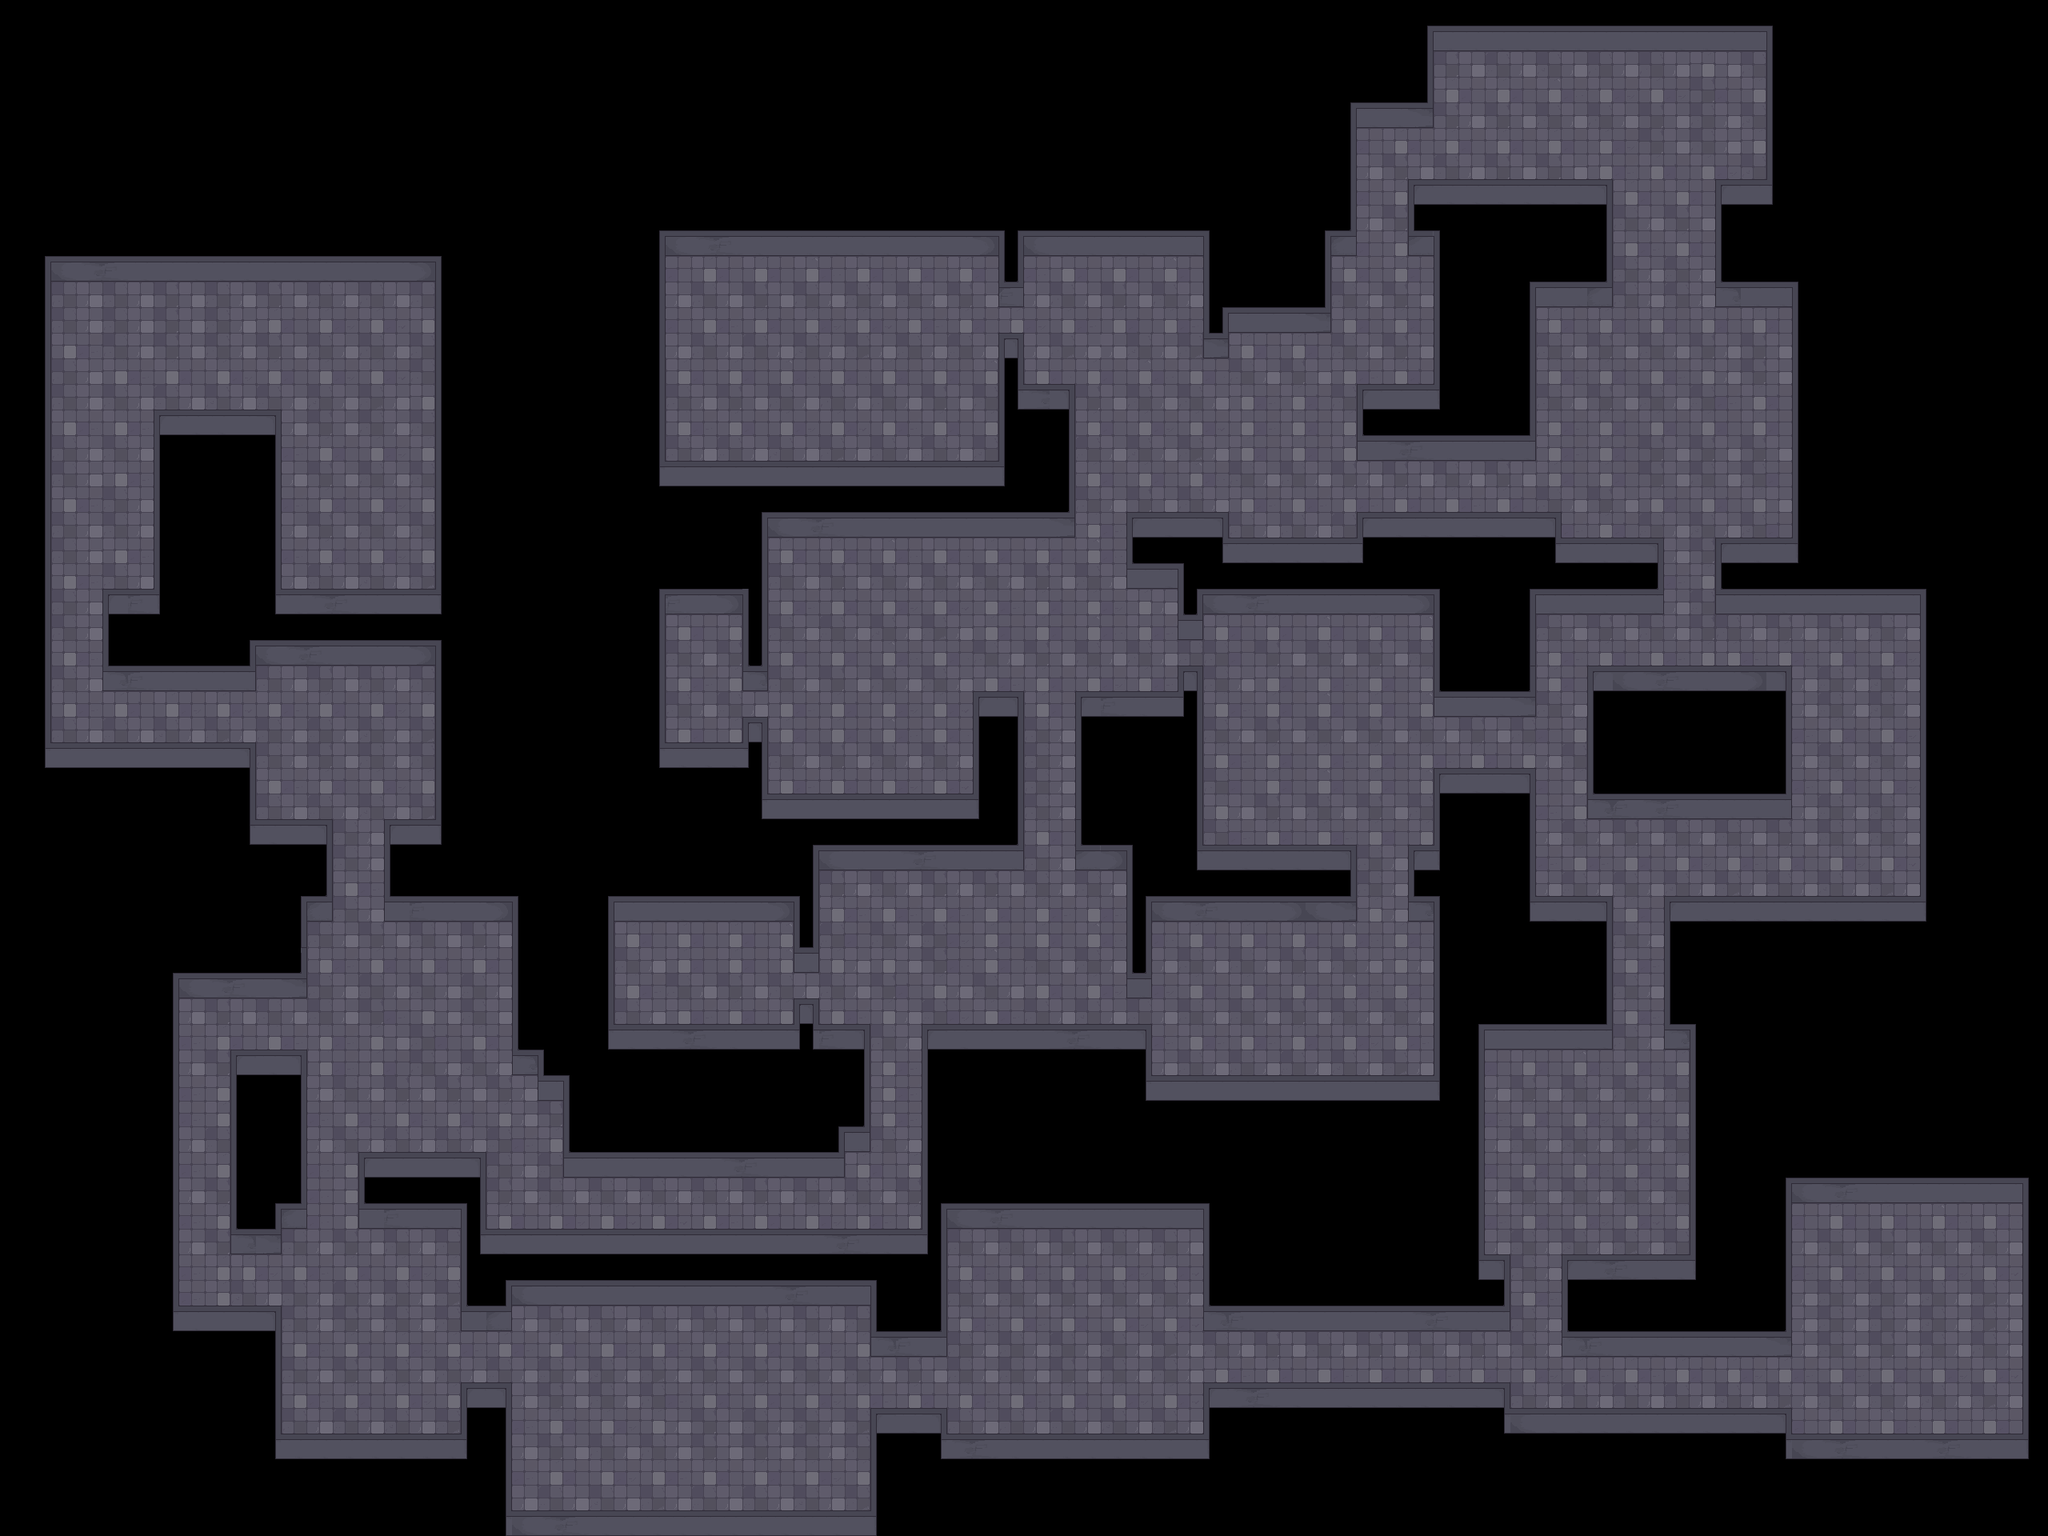

A level layout from a 2D game, rendered from its tile map. Below: a short description, then the map file with tile-grid data replaced by summaries:
An orthogonal 80x60 tile map with 32x32 px tiles, 2 tile layers (suelo, pared) and 95 objects (22x Letus, 22x Bob, 13x Crac, 10x horizontalDoor, 9x verticalDoor, ...).

<map version="1.10" tiledversion="1.11.0" orientation="orthogonal" renderorder="left-up" width="80" height="60" tilewidth="32" tileheight="32" infinite="0" nextlayerid="15" nextobjectid="291">
 <editorsettings>
  <export target="mapa_1.json" format="json" />
 </editorsettings>
 <tileset firstgid="1" name="mapTiles" tilewidth="32" tileheight="32" tilecount="256" columns="16">
  <image source="map_tiles.png" width="512" height="512" />
  <tile id="0">
   <properties>
    <property name="collides" type="bool" value="true" />
   </properties>
  </tile>
  <tile id="1">
   <properties>
    <property name="collides" type="bool" value="true" />
   </properties>
  </tile>
  <tile id="2">
   <properties>
    <property name="collides" type="bool" value="true" />
   </properties>
  </tile>
  <tile id="3">
   <properties>
    <property name="collides" type="bool" value="true" />
   </properties>
  </tile>
  <tile id="4">
   <properties>
    <property name="collides" type="bool" value="true" />
   </properties>
  </tile>
  <tile id="5">
   <properties>
    <property name="collides" type="bool" value="true" />
   </properties>
  </tile>
  <tile id="8">
   <properties>
    <property name="collides" type="bool" value="true" />
   </properties>
  </tile>
  <tile id="9">
   <properties>
    <property name="collides" type="bool" value="true" />
   </properties>
  </tile>
  <tile id="10">
   <properties>
    <property name="collides" type="bool" value="true" />
   </properties>
  </tile>
  <tile id="11">
   <properties>
    <property name="collides" type="bool" value="true" />
   </properties>
  </tile>
  <tile id="16">
   <properties>
    <property name="collides" type="bool" value="true" />
   </properties>
  </tile>
  <tile id="21">
   <properties>
    <property name="collides" type="bool" value="true" />
   </properties>
  </tile>
  <tile id="22">
   <properties>
    <property name="collides" type="bool" value="true" />
   </properties>
  </tile>
  <tile id="24">
   <properties>
    <property name="collides" type="bool" value="true" />
   </properties>
  </tile>
  <tile id="25">
   <properties>
    <property name="collides" type="bool" value="true" />
   </properties>
  </tile>
  <tile id="26">
   <properties>
    <property name="collides" type="bool" value="true" />
   </properties>
  </tile>
  <tile id="27">
   <properties>
    <property name="collides" type="bool" value="true" />
   </properties>
  </tile>
  <tile id="28">
   <properties>
    <property name="collides" type="bool" value="true" />
   </properties>
  </tile>
  <tile id="29">
   <properties>
    <property name="collides" type="bool" value="true" />
   </properties>
  </tile>
  <tile id="30">
   <properties>
    <property name="collides" type="bool" value="true" />
   </properties>
  </tile>
  <tile id="32">
   <properties>
    <property name="collides" type="bool" value="true" />
   </properties>
  </tile>
  <tile id="33">
   <properties>
    <property name="collides" type="bool" value="true" />
   </properties>
  </tile>
  <tile id="34">
   <properties>
    <property name="collides" type="bool" value="true" />
   </properties>
  </tile>
  <tile id="35">
   <properties>
    <property name="collides" type="bool" value="true" />
   </properties>
  </tile>
  <tile id="36">
   <properties>
    <property name="collides" type="bool" value="true" />
   </properties>
  </tile>
  <tile id="37">
   <properties>
    <property name="collides" type="bool" value="true" />
   </properties>
  </tile>
  <tile id="38">
   <properties>
    <property name="collides" type="bool" value="true" />
   </properties>
  </tile>
  <tile id="40">
   <properties>
    <property name="collides" type="bool" value="true" />
   </properties>
  </tile>
  <tile id="41">
   <properties>
    <property name="collides" type="bool" value="true" />
   </properties>
  </tile>
  <tile id="42">
   <properties>
    <property name="collides" type="bool" value="true" />
   </properties>
  </tile>
  <tile id="43">
   <properties>
    <property name="collides" type="bool" value="true" />
   </properties>
  </tile>
  <tile id="44">
   <properties>
    <property name="collides" type="bool" value="true" />
   </properties>
  </tile>
  <tile id="45">
   <properties>
    <property name="collides" type="bool" value="true" />
   </properties>
  </tile>
  <tile id="46">
   <properties>
    <property name="collides" type="bool" value="true" />
   </properties>
  </tile>
  <tile id="48">
   <properties>
    <property name="collides" type="bool" value="true" />
   </properties>
  </tile>
  <tile id="49">
   <properties>
    <property name="collides" type="bool" value="true" />
   </properties>
  </tile>
  <tile id="50">
   <properties>
    <property name="collides" type="bool" value="true" />
   </properties>
  </tile>
  <tile id="51">
   <properties>
    <property name="collides" type="bool" value="true" />
   </properties>
  </tile>
  <tile id="52">
   <properties>
    <property name="collides" type="bool" value="true" />
   </properties>
  </tile>
  <tile id="53">
   <properties>
    <property name="collides" type="bool" value="true" />
   </properties>
  </tile>
  <tile id="54">
   <properties>
    <property name="collides" type="bool" value="true" />
   </properties>
  </tile>
  <tile id="56">
   <properties>
    <property name="collides" type="bool" value="true" />
   </properties>
  </tile>
  <tile id="57">
   <properties>
    <property name="collides" type="bool" value="true" />
   </properties>
  </tile>
  <tile id="58">
   <properties>
    <property name="collides" type="bool" value="true" />
   </properties>
  </tile>
  <tile id="59">
   <properties>
    <property name="collides" type="bool" value="true" />
   </properties>
  </tile>
  <tile id="60">
   <properties>
    <property name="collides" type="bool" value="true" />
   </properties>
  </tile>
  <tile id="61">
   <properties>
    <property name="collides" type="bool" value="true" />
   </properties>
  </tile>
  <tile id="62">
   <properties>
    <property name="collides" type="bool" value="true" />
   </properties>
  </tile>
  <tile id="64">
   <properties>
    <property name="collides" type="bool" value="true" />
   </properties>
  </tile>
  <tile id="65">
   <properties>
    <property name="collides" type="bool" value="true" />
   </properties>
  </tile>
  <tile id="66">
   <properties>
    <property name="collides" type="bool" value="true" />
   </properties>
  </tile>
  <tile id="67">
   <properties>
    <property name="collides" type="bool" value="true" />
   </properties>
  </tile>
  <tile id="68">
   <properties>
    <property name="collides" type="bool" value="true" />
   </properties>
  </tile>
  <tile id="69">
   <properties>
    <property name="collides" type="bool" value="true" />
   </properties>
  </tile>
  <tile id="70">
   <properties>
    <property name="collides" type="bool" value="true" />
   </properties>
  </tile>
  <tile id="72">
   <properties>
    <property name="collides" type="bool" value="true" />
   </properties>
  </tile>
  <tile id="73">
   <properties>
    <property name="collides" type="bool" value="true" />
   </properties>
  </tile>
  <tile id="74">
   <properties>
    <property name="collides" type="bool" value="true" />
   </properties>
  </tile>
  <tile id="75">
   <properties>
    <property name="collides" type="bool" value="true" />
   </properties>
  </tile>
  <tile id="76">
   <properties>
    <property name="collides" type="bool" value="true" />
   </properties>
  </tile>
  <tile id="77">
   <properties>
    <property name="collides" type="bool" value="true" />
   </properties>
  </tile>
  <tile id="78">
   <properties>
    <property name="collides" type="bool" value="true" />
   </properties>
  </tile>
  <tile id="80">
   <properties>
    <property name="collides" type="bool" value="true" />
   </properties>
  </tile>
  <tile id="81">
   <properties>
    <property name="collides" type="bool" value="true" />
   </properties>
  </tile>
  <tile id="82">
   <properties>
    <property name="collides" type="bool" value="true" />
   </properties>
  </tile>
  <tile id="83">
   <properties>
    <property name="collides" type="bool" value="true" />
   </properties>
  </tile>
  <tile id="84">
   <properties>
    <property name="collides" type="bool" value="true" />
   </properties>
  </tile>
  <tile id="85">
   <properties>
    <property name="collides" type="bool" value="true" />
   </properties>
  </tile>
  <tile id="86">
   <properties>
    <property name="collides" type="bool" value="true" />
   </properties>
  </tile>
  <tile id="90">
   <properties>
    <property name="collides" type="bool" value="true" />
   </properties>
  </tile>
  <tile id="91">
   <properties>
    <property name="collides" type="bool" value="true" />
   </properties>
  </tile>
  <tile id="92">
   <properties>
    <property name="collides" type="bool" value="true" />
   </properties>
  </tile>
  <tile id="93">
   <properties>
    <property name="collides" type="bool" value="true" />
   </properties>
  </tile>
  <tile id="94">
   <properties>
    <property name="collides" type="bool" value="true" />
   </properties>
  </tile>
  <tile id="104">
   <properties>
    <property name="collides" type="bool" value="true" />
   </properties>
  </tile>
  <tile id="105">
   <properties>
    <property name="collides" type="bool" value="true" />
   </properties>
  </tile>
  <tile id="106">
   <properties>
    <property name="collides" type="bool" value="true" />
   </properties>
  </tile>
  <tile id="107">
   <properties>
    <property name="collides" type="bool" value="true" />
   </properties>
  </tile>
  <tile id="108">
   <properties>
    <property name="collides" type="bool" value="true" />
   </properties>
  </tile>
  <tile id="109">
   <properties>
    <property name="collides" type="bool" value="true" />
   </properties>
  </tile>
  <tile id="110">
   <properties>
    <property name="collides" type="bool" value="true" />
   </properties>
  </tile>
  <tile id="120">
   <properties>
    <property name="collides" type="bool" value="true" />
   </properties>
  </tile>
  <tile id="121">
   <properties>
    <property name="collides" type="bool" value="true" />
   </properties>
  </tile>
  <tile id="122">
   <properties>
    <property name="collides" type="bool" value="true" />
   </properties>
  </tile>
  <tile id="123">
   <properties>
    <property name="collides" type="bool" value="true" />
   </properties>
  </tile>
  <tile id="124">
   <properties>
    <property name="collides" type="bool" value="true" />
   </properties>
  </tile>
  <tile id="125">
   <properties>
    <property name="collides" type="bool" value="true" />
   </properties>
  </tile>
  <tile id="126">
   <properties>
    <property name="collides" type="bool" value="true" />
   </properties>
  </tile>
  <tile id="136">
   <properties>
    <property name="collides" type="bool" value="true" />
   </properties>
  </tile>
  <tile id="137">
   <properties>
    <property name="collides" type="bool" value="true" />
   </properties>
  </tile>
  <tile id="138">
   <properties>
    <property name="collides" type="bool" value="true" />
   </properties>
  </tile>
  <tile id="139">
   <properties>
    <property name="collides" type="bool" value="true" />
   </properties>
  </tile>
  <tile id="140">
   <properties>
    <property name="collides" type="bool" value="true" />
   </properties>
  </tile>
  <tile id="141">
   <properties>
    <property name="collides" type="bool" value="true" />
   </properties>
  </tile>
  <tile id="142">
   <properties>
    <property name="collides" type="bool" value="true" />
   </properties>
  </tile>
  <tile id="152">
   <properties>
    <property name="collides" type="bool" value="true" />
   </properties>
  </tile>
  <tile id="160">
   <properties>
    <property name="collides" type="bool" value="true" />
   </properties>
  </tile>
  <tile id="161">
   <properties>
    <property name="collides" type="bool" value="true" />
   </properties>
  </tile>
  <tile id="162">
   <properties>
    <property name="collides" type="bool" value="true" />
   </properties>
  </tile>
  <tile id="163">
   <properties>
    <property name="collides" type="bool" value="true" />
   </properties>
  </tile>
  <tile id="164">
   <properties>
    <property name="collides" type="bool" value="true" />
   </properties>
  </tile>
  <tile id="165">
   <properties>
    <property name="collides" type="bool" value="true" />
   </properties>
  </tile>
  <tile id="166">
   <properties>
    <property name="collides" type="bool" value="true" />
   </properties>
  </tile>
  <tile id="167">
   <properties>
    <property name="collides" type="bool" value="true" />
   </properties>
  </tile>
  <tile id="168">
   <properties>
    <property name="collides" type="bool" value="true" />
   </properties>
  </tile>
  <tile id="169">
   <properties>
    <property name="collides" type="bool" value="true" />
   </properties>
  </tile>
  <tile id="170">
   <properties>
    <property name="collides" type="bool" value="true" />
   </properties>
  </tile>
  <tile id="171">
   <properties>
    <property name="collides" type="bool" value="true" />
   </properties>
  </tile>
  <tile id="172">
   <properties>
    <property name="collides" type="bool" value="true" />
   </properties>
  </tile>
  <tile id="176">
   <properties>
    <property name="collides" type="bool" value="true" />
   </properties>
  </tile>
  <tile id="177">
   <properties>
    <property name="collides" type="bool" value="true" />
   </properties>
  </tile>
  <tile id="178">
   <properties>
    <property name="collides" type="bool" value="true" />
   </properties>
  </tile>
  <tile id="179">
   <properties>
    <property name="collides" type="bool" value="true" />
   </properties>
  </tile>
  <tile id="180">
   <properties>
    <property name="collides" type="bool" value="true" />
   </properties>
  </tile>
  <tile id="181">
   <properties>
    <property name="collides" type="bool" value="true" />
   </properties>
  </tile>
  <tile id="182">
   <properties>
    <property name="collides" type="bool" value="true" />
   </properties>
  </tile>
  <tile id="183">
   <properties>
    <property name="collides" type="bool" value="true" />
   </properties>
  </tile>
  <tile id="184">
   <properties>
    <property name="collides" type="bool" value="true" />
   </properties>
  </tile>
  <tile id="192">
   <properties>
    <property name="collides" type="bool" value="true" />
   </properties>
  </tile>
  <tile id="193">
   <properties>
    <property name="collides" type="bool" value="true" />
   </properties>
  </tile>
  <tile id="194">
   <properties>
    <property name="collides" type="bool" value="true" />
   </properties>
  </tile>
  <tile id="195">
   <properties>
    <property name="collides" type="bool" value="true" />
   </properties>
  </tile>
  <tile id="196">
   <properties>
    <property name="collides" type="bool" value="true" />
   </properties>
  </tile>
  <tile id="197">
   <properties>
    <property name="collides" type="bool" value="true" />
   </properties>
  </tile>
  <tile id="198">
   <properties>
    <property name="collides" type="bool" value="true" />
   </properties>
  </tile>
  <tile id="199">
   <properties>
    <property name="collides" type="bool" value="true" />
   </properties>
  </tile>
  <tile id="200">
   <properties>
    <property name="collides" type="bool" value="true" />
   </properties>
  </tile>
 </tileset>
 <layer id="1" name="suelo" width="80" height="60">
  <data>[4800 cells, 1905 non-empty, 32 distinct tile ids]</data>
 </layer>
 <layer id="3" name="pared" width="80" height="60">
  <properties>
   <property name="collides" type="bool" value="true" />
  </properties>
  <data>[4800 cells, 929 non-empty, 48 distinct tile ids]</data>
 </layer>
 <objectgroup id="13" name="Objects">
  <object id="241" name="key" x="2440" y="1608">
   <point />
  </object>
  <object id="288" name="memory" x="424" y="688">
   <properties>
    <property name="dialog" value="level1Memory1" />
   </properties>
   <point />
  </object>
  <object id="289" name="memory" x="2168" y="80">
   <properties>
    <property name="dialog" value="level1Memory3" />
   </properties>
   <point />
  </object>
  <object id="290" name="memory" x="864" y="808">
   <properties>
    <property name="dialog" value="level1Memory2" />
   </properties>
   <point />
  </object>
 </objectgroup>
 <objectgroup id="12" name="Door">
  <object id="209" name="verticalDoor" x="1000" y="1192" width="8" height="56" />
  <object id="216" name="horizontalDoor" x="1088" y="1280" width="64" height="32" />
  <object id="221" name="verticalDoor" x="1424" y="1224" width="8" height="56" />
  <object id="223" name="verticalDoor" x="936" y="840" width="8" height="56" />
  <object id="224" name="verticalDoor" x="1480" y="776" width="8" height="56" />
  <object id="225" name="verticalDoor" x="1264" y="360" width="8" height="56" />
  <object id="226" name="verticalDoor" x="1840" y="872" width="8" height="88" />
  <object id="227" name="verticalDoor" x="2216" y="1672" width="8" height="88" />
  <object id="228" name="verticalDoor" x="600" y="1640" width="8" height="88" />
  <object id="229" name="verticalDoor" x="304" y="840" width="8" height="88" />
  <object id="230" name="horizontalDoor" x="1280" y="1056" width="64" height="32" />
  <object id="231" name="horizontalDoor" x="384" y="1504" width="64" height="32" />
  <object id="232" name="horizontalDoor" x="416" y="1024" width="64" height="32" />
  <object id="233" name="horizontalDoor" x="1344" y="640" width="64" height="32" />
  <object id="234" name="horizontalDoor" x="1696" y="288" width="64" height="32" />
  <object id="235" name="horizontalDoor" x="2080" y="736" width="64" height="32" />
  <object id="236" name="horizontalDoor" x="2016" y="1120" width="64" height="32" />
  <object id="238" name="horizontalDoor" x="2016" y="1280" width="64" height="32" />
  <object id="239" name="horizontalDoor" x="1888" y="1632" width="64" height="32" />
 </objectgroup>
 <objectgroup id="8" name="Letus">
  <object id="167" name="Letus" x="1731.34" y="1037.85">
   <point />
  </object>
  <object id="168" name="Letus" x="1950" y="818.182">
   <point />
  </object>
  <object id="169" name="Letus" x="1976.67" y="1082.18">
   <point />
  </object>
  <object id="170" name="Letus" x="2352.67" y="1090.18">
   <point />
  </object>
  <object id="172" name="Letus" x="1900.67" y="186.182">
   <point />
  </object>
  <object id="173" name="Letus" x="2067.34" y="159.515">
   <point />
  </object>
  <object id="174" name="Letus" x="536.667" y="1383.52">
   <point />
  </object>
  <object id="175" name="Letus" x="422.667" y="1249.52">
   <point />
  </object>
  <object id="176" name="Letus" x="1316.67" y="1647.52">
   <point />
  </object>
  <object id="177" name="Letus" x="1534.67" y="1231.52">
   <point />
  </object>
  <object id="199" name="Letus" x="2342.42" y="845.455">
   <point />
  </object>
  <object id="200" name="Letus" x="1586" y="500">
   <point />
  </object>
  <object id="201" name="Letus" x="1002" y="548">
   <point />
  </object>
  <object id="267" name="Letus" x="1042" y="364">
   <point />
  </object>
  <object id="268" name="Letus" x="178" y="428">
   <point />
  </object>
  <object id="269" name="Letus" x="338" y="484">
   <point />
  </object>
  <object id="270" name="Letus" x="490" y="692">
   <point />
  </object>
  <object id="271" name="Letus" x="482" y="412">
   <point />
  </object>
  </objectgroup>
 <objectgroup id="7" name="Bob">
  <!-- 22 objects omitted --></objectgroup>
 <objectgroup id="10" name="Crac">
  <!-- 13 objects omitted --></objectgroup>
 <objectgroup id="6" name="position">
  <!-- 3 objects omitted --></objectgroup>
 <objectgroup id="14" name="rectangle">
  <!-- 12 objects omitted --></objectgroup>
</map>
<!-- 54 of 95 objects omitted -->
